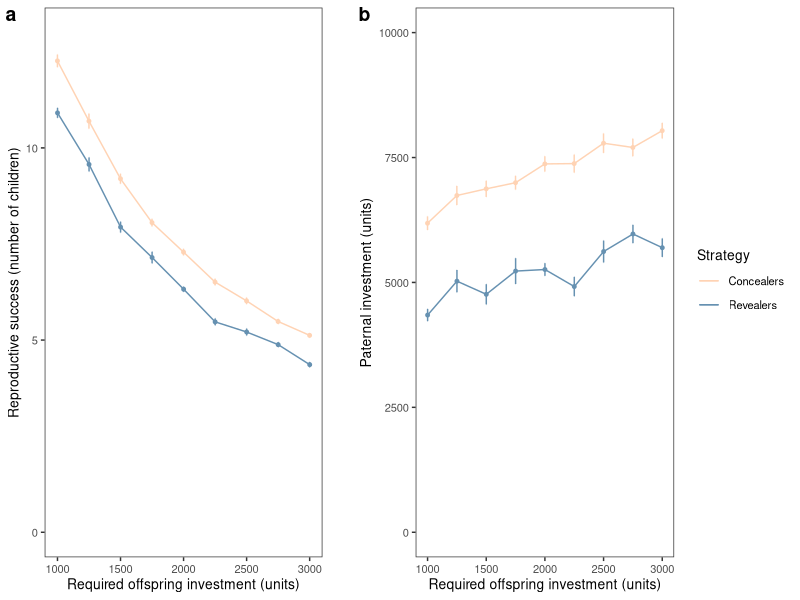
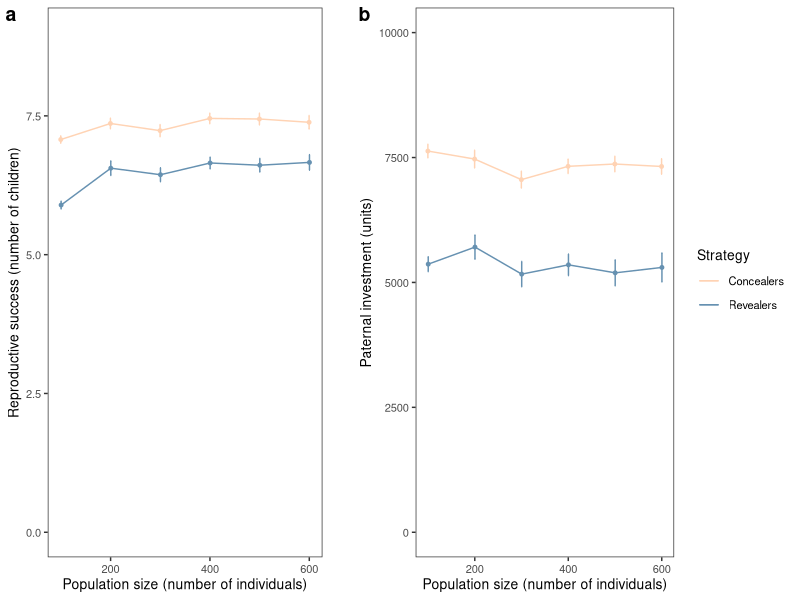
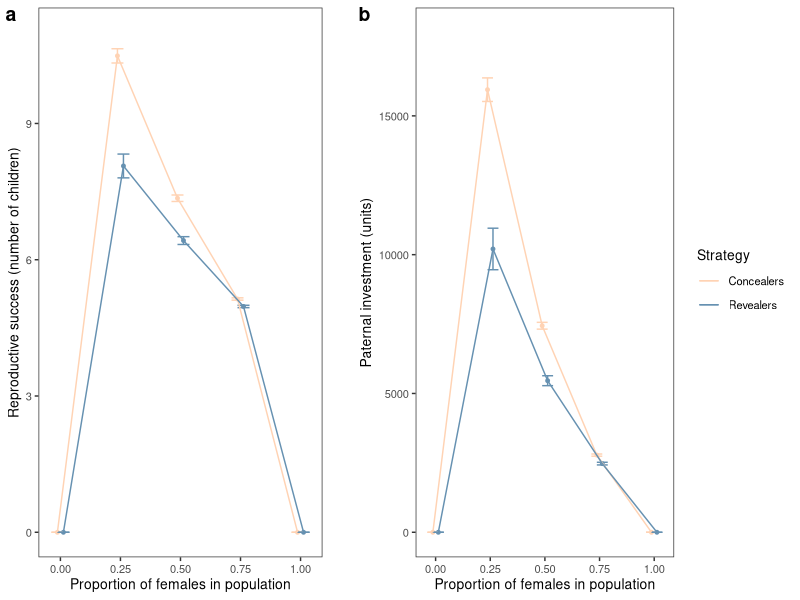
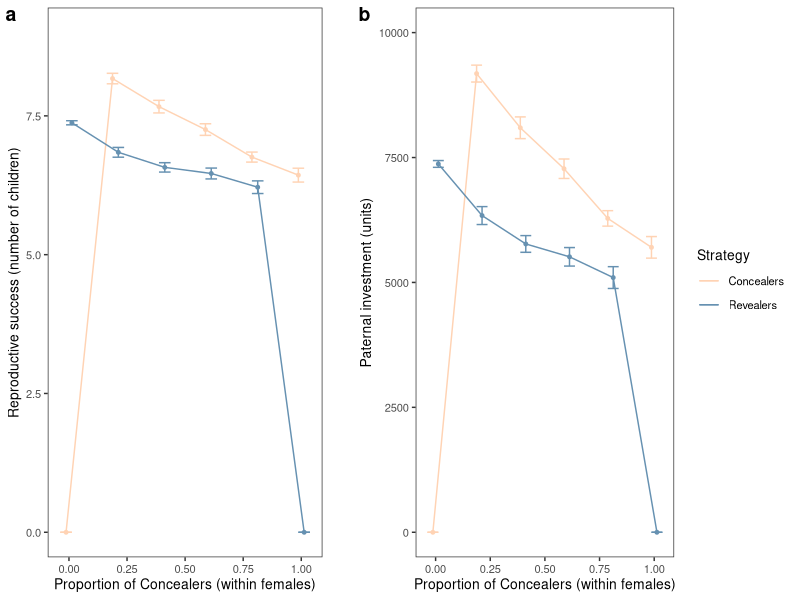
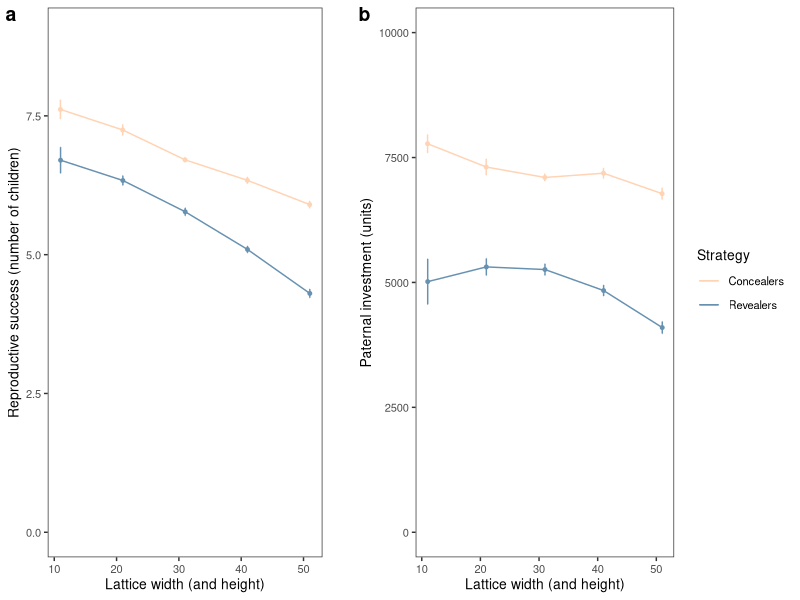
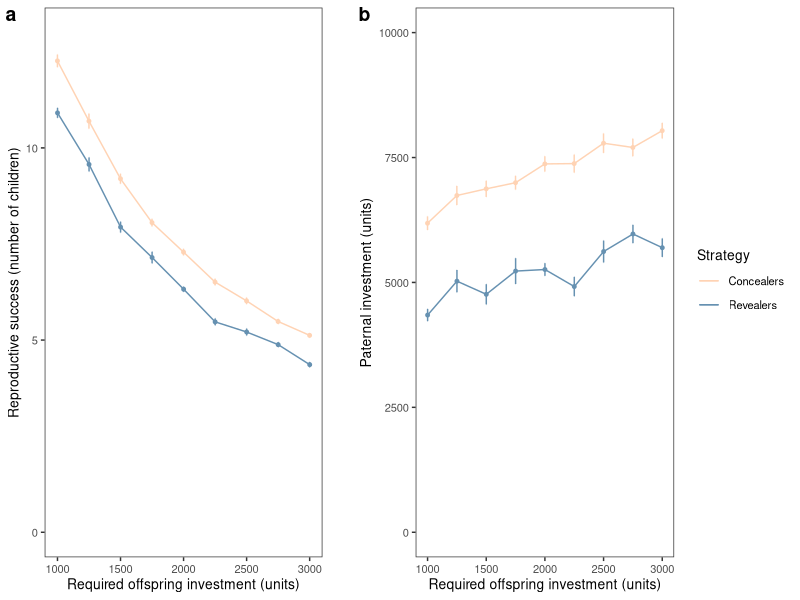
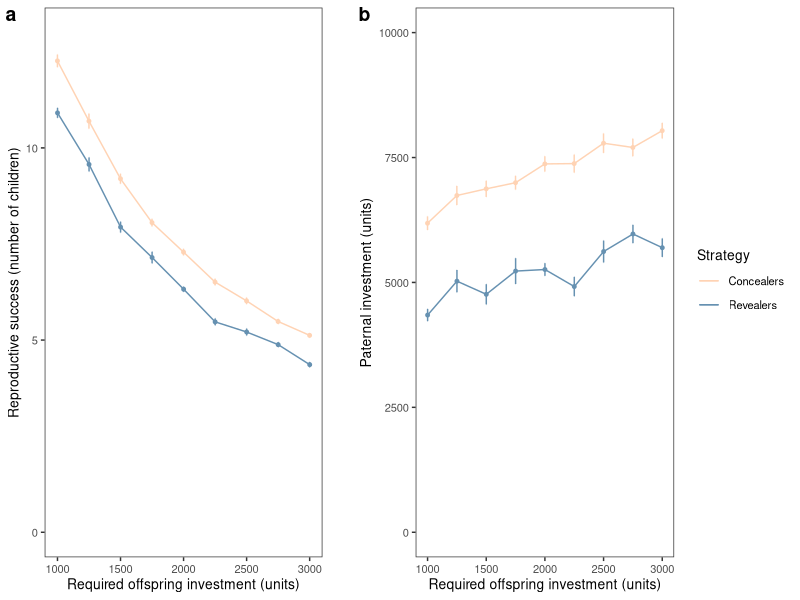
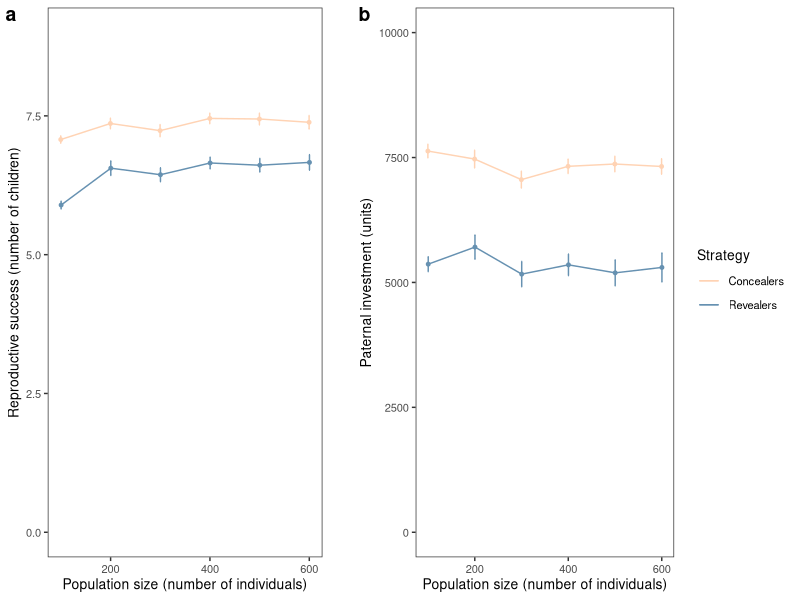

Recreate these plots in R, in order.
## ---- chunk 1
library(tidyverse)
library(cowplot)
## ---- chunk 2
d <-
  read.csv('data/ovulationSensitivity2_OffspringInvest.csv') %>%
  as_tibble() %>%
  mutate(Run      = factor(Run),
         Sens     = factor(Sens),
         Strategy = factor(Strategy))
## ---- chunk 3
m1.1 <- aov(RS ~ Sens*Strategy + Error(Run/Strategy), data = d)

summary(m1.1)
## ---- chunk 4
model.tables(m1.1, "means")
## ---- chunk 5
m1.2 <- aov(PI ~ Sens*Strategy + Error(Run/Strategy), data = d)

summary(m1.2)
## ---- chunk 6
model.tables(m1.2, "means")
## ---- chunk 7
d <-
  d %>%
  mutate(Sens = as.numeric(levels(Sens))[Sens])

RS_Summary <- 
  d %>%
  group_by(Sens, Strategy) %>%
  summarise(RS_mean = mean(RS),
            RS_se = sqrt(var(RS) / length(RS)))

p1.1 <- 
  ggplot(d, aes(x = Sens, y = RS, colour = Strategy)) +
    geom_point(aes(y = RS_mean), size = 1, 
               data = RS_Summary, position = position_dodge(width = 1.5), 
               show.legend = FALSE) + 
    geom_errorbar(aes(y = RS_mean, ymin = RS_mean - RS_se, ymax = RS_mean + RS_se), 
                  width = 4, position = position_dodge(width = 1.5), data = RS_Summary) +
    geom_line(aes(y = RS_mean), position = position_dodge(width = 1.5), data = RS_Summary) +
    scale_colour_manual(values=c("#ffd3b4", "#6691b1")) +
    xlab("Required offspring investment (units)") +
    ylab("Reproductive success (number of children)") +
    ylim(c(0,13)) +
    theme_bw() +
    theme(text = element_text(size = 10),
          panel.grid = element_blank()) +
    guides(colour = FALSE)
    

PI_Summary <- 
  d %>%
  group_by(Sens, Strategy) %>%
  summarize(PI_mean = mean(PI),
            PI_se = sqrt(var(PI) / length(PI)))

p1.2 <- 
  ggplot(d, aes(x = Sens, y = PI, colour = Strategy)) +
    geom_point(aes(y = PI_mean), size = 1, 
               data = PI_Summary, position = position_dodge(width = 1.5), show.legend = FALSE) + 
    geom_errorbar(aes(y = PI_mean, ymin = PI_mean - PI_se, ymax = PI_mean + PI_se), 
                  width = 4, position = position_dodge(width = 1.5), data = PI_Summary) +
    geom_line(aes(y = PI_mean), position = position_dodge(width = 1.5), data = PI_Summary) +
    scale_colour_manual(values=c("#ffd3b4", "#6691b1")) +
    xlab("Required offspring investment (units)") +
    ylab("Paternal investment (units)") +
    ylim(c(0,10000)) +
    theme_bw() +
    theme(text = element_text(size = 10),
          panel.grid = element_blank())
    

p1 <- plot_grid(p1.1, NULL, p1.2, labels = c('a', '', 'b'), nrow = 1, align = 'h',
                rel_widths = c(0.7375, 0.05, 1))

ggsave('figures/FigureS8.pdf', width = 250, height = 100, units = 'mm')
ggsave('figures/FigureS8.png', width = 250, height = 100, units = 'mm')

p1

# cleanup
rm(p1.1, p1.2, PI_Summary, RS_Summary)
## ---- chunk 8
d <-
  read.csv('data/ovulationSensitivity2_PopSize.csv') %>%
  as_tibble() %>%
  mutate(Run      = factor(Run),
         Sens     = factor(Sens),
         Strategy = factor(Strategy))
## ---- chunk 9
m2.1 <- aov(RS ~ Sens*Strategy + Error(Run/Strategy), data = d)

summary(m2.1)
## ---- chunk 10
model.tables(m2.1, "means")
## ---- chunk 11
m2.2 <- aov(PI ~ Sens*Strategy + Error(Run/Strategy), data = d)

summary(m2.2)
## ---- chunk 12
model.tables(m2.2, "means")
## ---- chunk 13
d <-
  d %>%
  mutate(Sens = as.numeric(levels(Sens))[Sens])

RS_Summary <- 
  d %>%
  group_by(Sens, Strategy) %>%
  summarise(RS_mean = mean(RS),
            RS_se = sqrt(var(RS) / length(RS)))

p2.1 <- 
  ggplot(d, aes(x = Sens, y = RS, colour = Strategy)) +
    geom_point(aes(y = RS_mean), size = 1, 
               data = RS_Summary, position = position_dodge(width = 1.5), 
               show.legend = FALSE) + 
    geom_errorbar(aes(y = RS_mean, ymin = RS_mean - RS_se, ymax = RS_mean + RS_se), 
                  width = 4, position = position_dodge(width = 1.5), data = RS_Summary) +
    geom_line(aes(y = RS_mean), position = position_dodge(width = 1.5), data = RS_Summary) +
    scale_colour_manual(values=c("#ffd3b4", "#6691b1")) +
    xlab("Population size (number of individuals)") +
    ylab("Reproductive success (number of children)") +
    ylim(c(0,9)) +
    theme_bw() +
    theme(text = element_text(size = 10),
          panel.grid = element_blank()) +
    guides(colour = FALSE)
    

PI_Summary <- 
  d %>%
  group_by(Sens, Strategy) %>%
  summarize(PI_mean = mean(PI),
            PI_se = sqrt(var(PI) / length(PI)))

p2.2 <- 
  ggplot(d, aes(x = Sens, y = PI, colour = Strategy)) +
    geom_point(aes(y = PI_mean), size = 1, 
               data = PI_Summary, position = position_dodge(width = 1.5), show.legend = FALSE) + 
    geom_errorbar(aes(y = PI_mean, ymin = PI_mean - PI_se, ymax = PI_mean + PI_se), 
                  width = 4, position = position_dodge(width = 1.5), data = PI_Summary) +
    geom_line(aes(y = PI_mean), position = position_dodge(width = 1.5), data = PI_Summary) +
    scale_colour_manual(values=c("#ffd3b4", "#6691b1")) +
    xlab("Population size (number of individuals)") +
    ylab("Paternal investment (units)") +
    ylim(c(0,10000)) +
    theme_bw() +
    theme(text = element_text(size = 10),
          panel.grid = element_blank())
    

p2 <- plot_grid(p2.1, NULL, p2.2, labels = c('a', '', 'b'), nrow = 1, align = 'h',
                rel_widths = c(0.7375, 0.05, 1))

ggsave('figures/FigureS9.pdf', width = 250, height = 100, units = 'mm')
ggsave('figures/FigureS9.png', width = 250, height = 100, units = 'mm')

p2

# cleanup
rm(p2.1, p2.2, PI_Summary, RS_Summary)
## ---- chunk 14
d <-
  read.csv('data/ovulationSensitivity2_MFRatio.csv') %>%
  as_tibble() %>%
  mutate(Run      = factor(Run),
         Sens     = factor(Sens),
         Strategy = factor(Strategy))
## ---- chunk 15
m3.1 <- aov(RS ~ Sens*Strategy + Error(Run/Strategy), data = d)

summary(m3.1)
## ---- chunk 16
model.tables(m3.1, "means")
## ---- chunk 17
m3.2 <- aov(PI ~ Sens*Strategy + Error(Run/Strategy), data = d)

summary(m3.2)
## ---- chunk 18
model.tables(m3.2, "means")
## ---- chunk 19
d <-
  d %>%
  mutate(Sens = as.numeric(levels(Sens))[Sens])

RS_Summary <- 
  d %>%
  group_by(Sens, Strategy) %>%
  summarise(RS_mean = mean(RS),
            RS_se = sqrt(var(RS) / length(RS)))

p3.1 <- 
  ggplot(d, aes(x = Sens, y = RS, colour = Strategy)) +
    geom_point(aes(y = RS_mean), size = 1, 
               data = RS_Summary, position = position_dodge(width = 0.05), 
               show.legend = FALSE) + 
    geom_errorbar(aes(y = RS_mean, ymin = RS_mean - RS_se, ymax = RS_mean + RS_se), 
                  width = 0.1, position = position_dodge(width = 0.05), data = RS_Summary) +
    geom_line(aes(y = RS_mean), position = position_dodge(width = 0.05), data = RS_Summary) +
    scale_colour_manual(values=c("#ffd3b4", "#6691b1")) +
    xlab("Proportion of females in population") +
    ylab("Reproductive success (number of children)") +
    ylim(c(0,11)) +
    theme_bw() +
    theme(text = element_text(size = 10),
          panel.grid = element_blank()) +
    guides(colour = FALSE)
    

PI_Summary <- 
  d %>%
  group_by(Sens, Strategy) %>%
  summarize(PI_mean = mean(PI),
            PI_se = sqrt(var(PI) / length(PI)))

p3.2 <- 
  ggplot(d, aes(x = Sens, y = PI, colour = Strategy)) +
    geom_point(aes(y = PI_mean), size = 1, 
               data = PI_Summary, position = position_dodge(width = 0.05), show.legend = FALSE) + 
    geom_errorbar(aes(y = PI_mean, ymin = PI_mean - PI_se, ymax = PI_mean + PI_se), 
                  width = 0.1, position = position_dodge(width = 0.05), data = PI_Summary) +
    geom_line(aes(y = PI_mean), position = position_dodge(width = 0.05), data = PI_Summary) +
    scale_colour_manual(values=c("#ffd3b4", "#6691b1")) +
    xlab("Proportion of females in population") +
    ylab("Paternal investment (units)") +
    ylim(c(0,18000)) +
    theme_bw() +
    theme(text = element_text(size = 10),
          panel.grid = element_blank())
    

p3 <- plot_grid(p3.1, NULL, p3.2, labels = c('a', '', 'b'), nrow = 1, align = 'h',
                rel_widths = c(0.7375, 0.05, 1))

ggsave('figures/FigureS10.pdf', width = 250, height = 100, units = 'mm')
ggsave('figures/FigureS10.png', width = 250, height = 100, units = 'mm')

p3

# cleanup
rm(p3.1, p3.2, PI_Summary, RS_Summary)
## ---- chunk 20
d <-
  read.csv('data/ovulationSensitivity2_ConcRevRatio.csv') %>%
  as_tibble() %>%
  mutate(Run       = factor(Run),
         Sens      = factor(prop_conceal),
         Strategy  = factor(Strategy))
## ---- chunk 21
m4.1 <- aov(RS ~ Sens*Strategy + Error(Run/Strategy), data = d)

summary(m4.1)
## ---- chunk 22
model.tables(m4.1, "means")
## ---- chunk 23
m4.2 <- aov(PI ~ Sens*Strategy + Error(Run/Strategy), data = d)

summary(m4.2)
## ---- chunk 24
model.tables(m4.2, "means")
## ---- chunk 25
d <-
  d %>%
  mutate(Sens = as.numeric(levels(Sens))[Sens])

RS_Summary <- 
  d %>%
  group_by(Sens, Strategy) %>%
  summarise(RS_mean = mean(RS),
            RS_se = sqrt(var(RS) / length(RS)))

p4.1 <- 
  ggplot(d, aes(x = Sens, y = RS, colour = Strategy)) +
    geom_point(aes(y = RS_mean), size = 1, 
               data = RS_Summary, position = position_dodge(width = 0.05), 
               show.legend = FALSE) + 
    geom_errorbar(aes(y = RS_mean, ymin = RS_mean - RS_se, ymax = RS_mean + RS_se), 
                  width = 0.1, position = position_dodge(width = 0.05), data = RS_Summary) +
    geom_line(aes(y = RS_mean), position = position_dodge(width = 0.05), data = RS_Summary) +
    scale_colour_manual(values=c("#ffd3b4", "#6691b1")) +
    xlab("Proportion of Concealers (within females)") +
    ylab("Reproductive success (number of children)") +
    ylim(c(0,9)) +
    theme_bw() +
    theme(text = element_text(size = 10),
          panel.grid = element_blank()) +
    guides(colour = FALSE)
    

PI_Summary <- 
  d %>%
  group_by(Sens, Strategy) %>%
  summarize(PI_mean = mean(PI),
            PI_se = sqrt(var(PI) / length(PI)))

p4.2 <- 
  ggplot(d, aes(x = Sens, y = PI, colour = Strategy)) +
    geom_point(aes(y = PI_mean), size = 1, 
               data = PI_Summary, position = position_dodge(width = 0.05), show.legend = FALSE) + 
    geom_errorbar(aes(y = PI_mean, ymin = PI_mean - PI_se, ymax = PI_mean + PI_se), 
                  width = 0.1, position = position_dodge(width = 0.05), data = PI_Summary) +
    geom_line(aes(y = PI_mean), position = position_dodge(width = 0.05), data = PI_Summary) +
    scale_colour_manual(values=c("#ffd3b4", "#6691b1")) +
    xlab("Proportion of Concealers (within females)") +
    ylab("Paternal investment (units)") +
    ylim(c(0,10000)) +
    theme_bw() +
    theme(text = element_text(size = 10),
          panel.grid = element_blank())
    

p4 <- plot_grid(p4.1, NULL, p4.2, labels = c('a', '', 'b'), nrow = 1, align = 'h',
                rel_widths = c(0.7375, 0.05, 1))

ggsave('figures/FigureS11.pdf', width = 250, height = 100, units = 'mm')
ggsave('figures/FigureS11.png', width = 250, height = 100, units = 'mm')

p4

# cleanup
rm(p4.1, p4.2, PI_Summary, RS_Summary)
## ---- chunk 26
d <-
  read.csv('data/ovulationSensitivity2_LatticeSize.csv') %>%
  as_tibble() %>%
  mutate(Run       = factor(Run),
         Sens      = factor(Sens),
         Strategy  = factor(Strategy))
## ---- chunk 27
m5.1 <- aov(RS ~ Sens*Strategy + Error(Run/Strategy), data = d)

summary(m5.1)
## ---- chunk 28
model.tables(m5.1, "means")
## ---- chunk 29
m5.2 <- aov(PI ~ Sens*Strategy + Error(Run/Strategy), data = d)

summary(m5.2)
## ---- chunk 30
model.tables(m5.2, "means")
## ---- chunk 31
d <-
  d %>%
  mutate(Sens = as.numeric(levels(Sens))[Sens])

RS_Summary <- 
  d %>%
  group_by(Sens, Strategy) %>%
  summarise(RS_mean = mean(RS),
            RS_se = sqrt(var(RS) / length(RS)))

p5.1 <- 
  ggplot(d, aes(x = Sens, y = RS, colour = Strategy)) +
    geom_point(aes(y = RS_mean), size = 1, 
               data = RS_Summary, position = position_dodge(width = 0.05), 
               show.legend = FALSE) + 
    geom_errorbar(aes(y = RS_mean, ymin = RS_mean - RS_se, ymax = RS_mean + RS_se), 
                  width = 0.1, position = position_dodge(width = 0.05), data = RS_Summary) +
    geom_line(aes(y = RS_mean), position = position_dodge(width = 0.05), data = RS_Summary) +
    scale_colour_manual(values=c("#ffd3b4", "#6691b1")) +
    xlab("Lattice width (and height)") +
    ylab("Reproductive success (number of children)") +
    ylim(c(0,9)) +
    theme_bw() +
    theme(text = element_text(size = 10),
          panel.grid = element_blank()) +
    guides(colour = FALSE)
    

PI_Summary <- 
  d %>%
  group_by(Sens, Strategy) %>%
  summarize(PI_mean = mean(PI),
            PI_se = sqrt(var(PI) / length(PI)))

p5.2 <- 
  ggplot(d, aes(x = Sens, y = PI, colour = Strategy)) +
    geom_point(aes(y = PI_mean), size = 1, 
               data = PI_Summary, position = position_dodge(width = 0.05), show.legend = FALSE) + 
    geom_errorbar(aes(y = PI_mean, ymin = PI_mean - PI_se, ymax = PI_mean + PI_se), 
                  width = 0.1, position = position_dodge(width = 0.05), data = PI_Summary) +
    geom_line(aes(y = PI_mean), position = position_dodge(width = 0.05), data = PI_Summary) +
    scale_colour_manual(values=c("#ffd3b4", "#6691b1")) +
    xlab("Lattice width (and height)") +
    ylab("Paternal investment (units)") +
    ylim(c(0,10000)) +
    theme_bw() +
    theme(text = element_text(size = 10),
          panel.grid = element_blank())
    

p5 <- plot_grid(p5.1, NULL, p5.2, labels = c('a', '', 'b'), nrow = 1, align = 'h',
                rel_widths = c(0.7375, 0.05, 1))

ggsave('figures/FigureS12.pdf', width = 250, height = 100, units = 'mm')
ggsave('figures/FigureS12.png', width = 250, height = 100, units = 'mm')

p5

# cleanup
rm(p5.1, p5.2, PI_Summary, RS_Summary)
## ---- chunk 32
sessionInfo()
